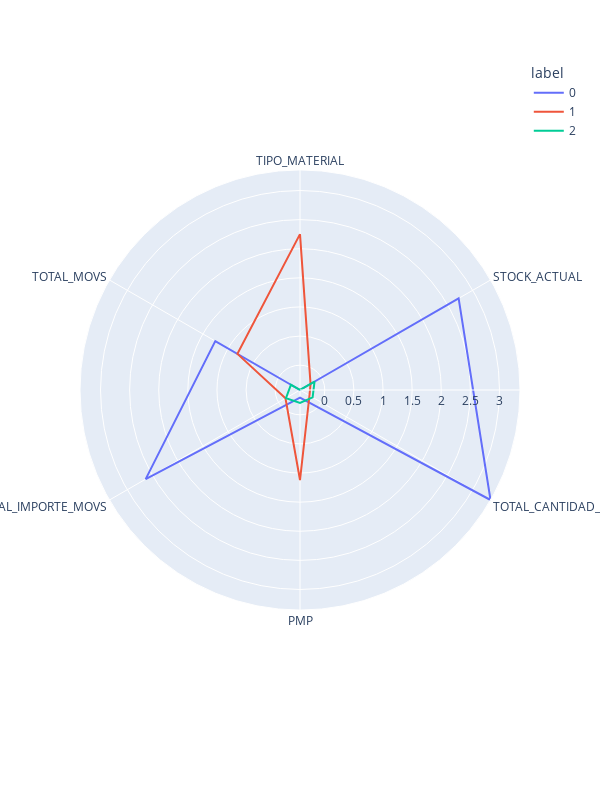
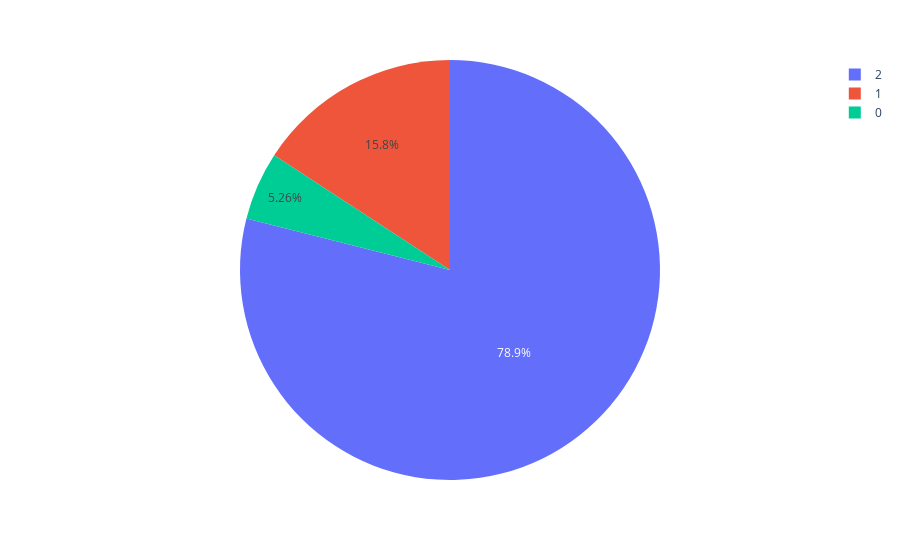

The notebook cell saved with these charts, in order:
### Code cell
from sklearn.cluster import AgglomerativeClustering

# Aplicar Clustering Jerárquico
agg_model = AgglomerativeClustering(n_clusters=3)
y_agg = agg_model.fit_predict(X)

# Agregar etiquetas de cluster al dataframe
clusters_agg = pd.DataFrame(X, columns=X.columns)
clusters_agg['label'] = agg_model.labels_

# Visualización polar para Clustering Jerárquico
polar_agg = clusters_agg.groupby("label").mean().reset_index()
polar_agg = pd.melt(polar_agg, id_vars=["label"])
fig_agg = px.line_polar(polar_agg, r="value", theta="variable", color="label", line_close=True, height=800, width=600)
fig_agg.show()

# Visualización de distribución de clusters con Clustering Jerárquico
pie_agg = clusters_agg.groupby('label').size().reset_index()
pie_agg.columns = ['label', 'value']
px.pie(pie_agg, values='value', names='label').show()

### Figure 1 — Plotly figure (JSON) as saved in the notebook; plotly's stock layout.template omitted (floating-point values rounded to 4 significant figures)
{"data": [{"hovertemplate": "label=0<br>value=%{r}<br>variable=%{theta}<extra></extra>", "legendgroup": "0", "line": {"color": "#636efa", "dash": "solid"}, "marker": {"symbol": "circle"}, "mode": "lines", "name": "0", "r": [-0.4261, 2.72, 3.352, -0.2936, 2.635, 1.254, -0.4261], "showlegend": true, "subplot": "polar", "theta": ["TIPO_MATERIAL", "STOCK_ACTUAL", "TOTAL_CANTIDAD_MOVS", "PMP", "TOTAL_IMPORTE_MOVS", "TOTAL_MOVS", "TIPO_MATERIAL"], "type": "scatterpolar"}, {"hovertemplate": "label=1<br>value=%{r}<br>variable=%{theta}<extra></extra>", "legendgroup": "1", "line": {"color": "#EF553B", "dash": "solid"}, "marker": {"symbol": "circle"}, "mode": "lines", "name": "1", "r": [2.252, -0.2171, -0.2382, 1.12, -0.1383, 0.8149, 2.252], "showlegend": true, "subplot": "polar", "theta": ["TIPO_MATERIAL", "STOCK_ACTUAL", "TOTAL_CANTIDAD_MOVS", "PMP", "TOTAL_IMPORTE_MOVS", "TOTAL_MOVS", "TIPO_MATERIAL"], "type": "scatterpolar"}, {"hovertemplate": "label=2<br>value=%{r}<br>variable=%{theta}<extra></extra>", "legendgroup": "2", "line": {"color": "#00cc96", "dash": "solid"}, "marker": {"symbol": "circle"}, "mode": "lines", "name": "2", "r": [-0.4219, -0.1379, -0.1758, -0.2045, -0.148, -0.2466, -0.4219], "showlegend": true, "subplot": "polar", "theta": ["TIPO_MATERIAL", "STOCK_ACTUAL", "TOTAL_CANTIDAD_MOVS", "PMP", "TOTAL_IMPORTE_MOVS", "TOTAL_MOVS", "TIPO_MATERIAL"], "type": "scatterpolar"}], "layout": {"height": 800, "legend": {"title": {"text": "label"}, "tracegroupgap": 0}, "margin": {"t": 60}, "polar": {"angularaxis": {"direction": "clockwise", "rotation": 90}, "domain": {"x": [0, 1], "y": [0, 1]}}, "width": 600}}

### Figure 2 — Plotly figure (JSON) as saved in the notebook; plotly's stock layout.template omitted (floating-point values rounded to 4 significant figures)
{"data": [{"domain": {"x": [0, 1], "y": [0, 1]}, "hovertemplate": "label=%{label}<br>value=%{value}<extra></extra>", "labels": [0, 1, 2], "legendgroup": "", "name": "", "showlegend": true, "type": "pie", "values": [12, 36, 180]}], "layout": {"legend": {"tracegroupgap": 0}, "margin": {"t": 60}}}
